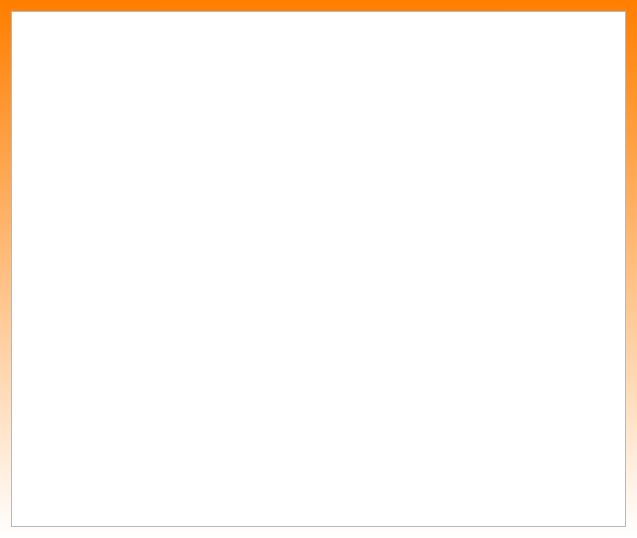
<?xml version="1.0" encoding="UTF-8"?>
<ui version="4.0">
 <class>Monitor</class>
 <widget class="QWidget" name="Monitor">
  <property name="geometry">
   <rect>
    <x>0</x>
    <y>0</y>
    <width>637</width>
    <height>538</height>
   </rect>
  </property>
  <property name="windowTitle">
   <string>Twitch Chat Monitor</string>
  </property>
  <property name="styleSheet">
   <string notr="true">#Monitor{
background-color: qlineargradient(spread:pad, x1:0.489, y1:0, x2:0.494, y2:1, stop:0 rgba(255, 126, 0, 255), stop:1 rgba(255, 255, 255, 255));}</string>
  </property>
  <layout class="QGridLayout" name="gridLayout">
   <item row="0" column="0">
    <widget class="QTextBrowser" name="DataFeed"/>
   </item>
  </layout>
 </widget>
 <resources/>
 <connections/>
</ui>
